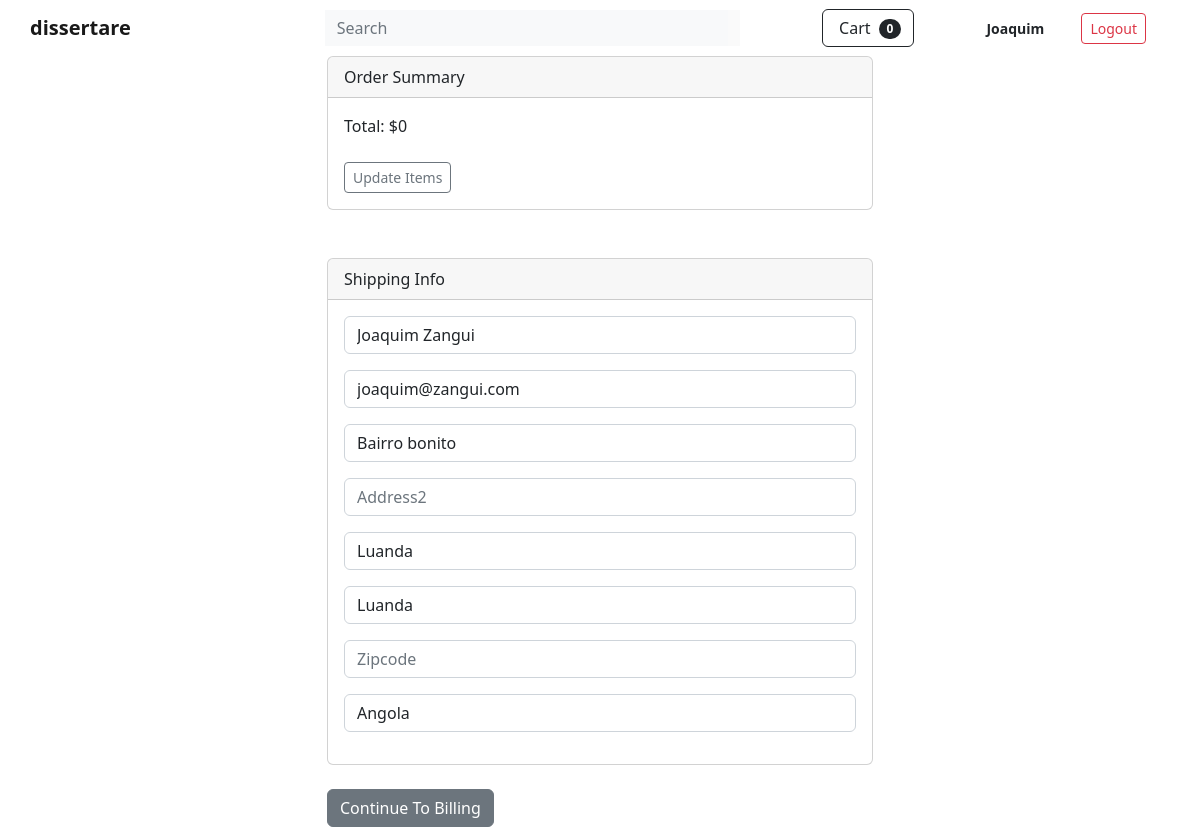
/payment/checkout/ (signed in), run on the app's committed database.
### payment/models.py (models this page shows, shortened)
class ShippingAddress(models.Model):
    user = models.ForeignKey(User, on_delete=models.CASCADE)
    shipping_full_name = models.CharField(max_length=255)
    shipping_email = models.CharField(max_length=255)
    shipping_address1 = models.CharField(max_length=255)
    shipping_address2 = models.CharField(max_length=255, null=True, blank=True)
    shipping_city = models.CharField(max_length=255)
    shipping_state = models.CharField(max_length=255, null=True, blank=True)
    shipping_zipcode = models.CharField(max_length=255, null=True, blank=True)
    shipping_country = models.CharField(max_length=255)
    class Meta:
        verbose_name_plural = "Shipping Address"

### payment/views.py (the view, shortened to what this page needs)
# urls.py: path('checkout/', views.checkout, name="checkout"),
def checkout(request):
    cart = Cart(request)
    cart_books = cart.get_books
    quantities = cart.get_quantities
    totals = cart.cart_total()
    if request.user.is_authenticated:
        shipping_user = ShippingAddress.objects.get(user__id=request.user.id)
        shipping_form = ShippingForm(request.POST or None, instance=shipping_user)
        return render(request, 'payment/checkout.html', {
            'cart_books': cart_books,
            'quantities': quantities,
            'totals': totals,
            'shipping_form': shipping_form
        })

### cart/cart.py (called while the page is built, shortened)
    def cart_total(self):
        book_ids = self.cart.keys()
        books = Books.objects.filter(id__in=book_ids)
        quantities = self.cart
        total = 0
        return total

    def __len__(self):
        return len(self.cart)

    def get_books(self):
        book_ids = self.cart.keys()
        books = Books.objects.filter(id__in=book_ids)
        return books

### cart/context_processors.py (called while the page is built)
def cart(request):
    return {'cart': Cart(request)}

### payment/templates/payment/checkout.html (shortened to what this page needs)
{% extends 'books/base.html' %}
{% block main_content %}
    <div class="container">
        <div class="row">
            <div class="col-md-6 offset-md-3">
                <div class="card">
                    <div class="card-header">
                      Order Summary
                    </div>
                    <div class="card-body">
                        Total: ${{totals}}
                        <br><br>
                        <a href="{% url 'cart_summary' %}" class="btn btn-sm btn-outline-secondary">Update Items</a>
                    </div>
                </div>
                <br><br>
                <div class="card">
                    <div class="card-header">
                      Shipping Info
                    </div>
                    <div class="card-body">
                        <form action="{% url 'billing_info' %}" method="post">
                            {{ shipping_form.as_p }}
                        </div>
                    </div>
                    <br>
                    <button type="submit" class="btn btn-secondary">Continue To Billing</button>
            </div>
        </div>
    </div>
{% endblock %}

### books/templates/books/base.html (shortened to what this page needs)
{% load static %}
<!DOCTYPE html>
<html lang="pt-pt">
<head>
    <link rel="stylesheet" href="{% static 'books/css/base_style.css' %}">
    <link rel="stylesheet" href="{% static 'books/css/books_style.css' %}">
    <link rel="stylesheet" href="{% static 'books/css/author_style.css' %}">
    <link rel="stylesheet" href="{% static 'books/css/all_authors_style.css' %}">
    <link href="https://cdn.jsdelivr.net/npm/bootstrap@5.2.0-beta1/dist/css/bootstrap.min.css" rel="stylesheet">
</head>
<body>
    <nav class="navbar sticky-top navbar-expand-lg" style="background-color: #ffffff;">
        <div class="container px-lg-0">
            <a class="navbar-brand font-bold" href="{% url 'books' %}">dissertare</a>
            <div class="collapse navbar-collapse" id="navbarSupportedContent">
                <ul class="navbar-nav mb-2 mb-lg-0 me-lg-5">
                    <li class="nav-item me-3">
                        {% if title == 'home' %}
                            <a class="nav-link active" aria-current="page" href="{% url 'books' %}" title="Home">
                                <span class="iconify" data-icon="gg:home-alt" style="font-size: 25px;"></span>
                                <span class="font-bold d-lg-none">Home</span>
                            </a>
                        {% else %}
                            <a class="nav-link" aria-current="page" href="{% url 'books' %}" title="Home">
                            </a>
                        {% endif %}
                    </li>
                    <li class="nav-item">
                        {% if title == 'authors' %}
                            <a class="nav-link active" href="{% url 'all-authors' %}" title="Autores">
                                <span class="iconify" data-icon="ph:pen-nib-straight-bold" style="font-size: 23px;"></span>
                                <span class="font-bold d-lg-none">Autores</span>
                            </a>
                        {% else %}
                            <a class="nav-link" href="{% url 'all-authors' %}" title="Autores">
                            </a>
                        {% endif %}
                    </li>
                </ul>
                <div class="container d-inline w-50 px-lg-5 px-0">
                    <form class="d-flex" role="search">
                        <input class="form-control border-0 bg-light rounded-0" type="search" placeholder="Search" aria-label="Search">
                        <button type="submit" style="border: none; background-color: #fafafa;">
                        </button>
                    </form>
                </div>
                <form class="d-flex">
                    <a href="{% url 'cart_summary' %}" class="btn btn-outline-dark">
                        Cart
                        <span class="badge bg-dark text-white ms-1 rounded-pill" id="cart_quantity">{{cart|length}}</span>
                    </a>
                </form>
                <div class="container w-25 d-inline d-lg-flex justify-content-lg-end justify-content-sm-start px-0 mx-0">
                    {% if user.is_superuser %}
                        <div class="d-flex w-">
                        </div>
                    {% endif %}
                    {% if user.is_active %}
                        <a href="#" class="btn btn-sm btn-outline me-4" title="{{user.username}}">
                            <span class="font-bold">{{user.username|truncatechars:14}}</span>
                        </a> &NonBreakingSpace;
                        <a href="{% url 'logout' %}" class="btn btn-sm btn-outline-danger me-4">Logout</a>
                    {% else %}
                        <a href="{% url 'login' %}" class="btn btn-sm btn-dark me-4">Login</a>
                        <a href="{% url 'register' %}" class="btn btn-sm">Register</a>
                    {% endif %}
                </div>
            </div>
        </div>
    </nav>
    {% block main_content %}{% endblock %}
</body>
</html>

### books/static/books/css/base_style.css (style rules this page uses)
.font-bold { font-weight: bold; }

### data on the page
ShippingAddress: shipping_full_name "Joaquim Zangui", shipping_email "joaquim@zangui.com", shipping_address1 "Bairro bonito", shipping_city "Luanda", shipping_state "Luanda", shipping_country "Angola"

### other printed values
{{ cart|length }} "0"
{{ user.username|truncatechars:14 }} "Joaquim"
{{ totals }} "0"
